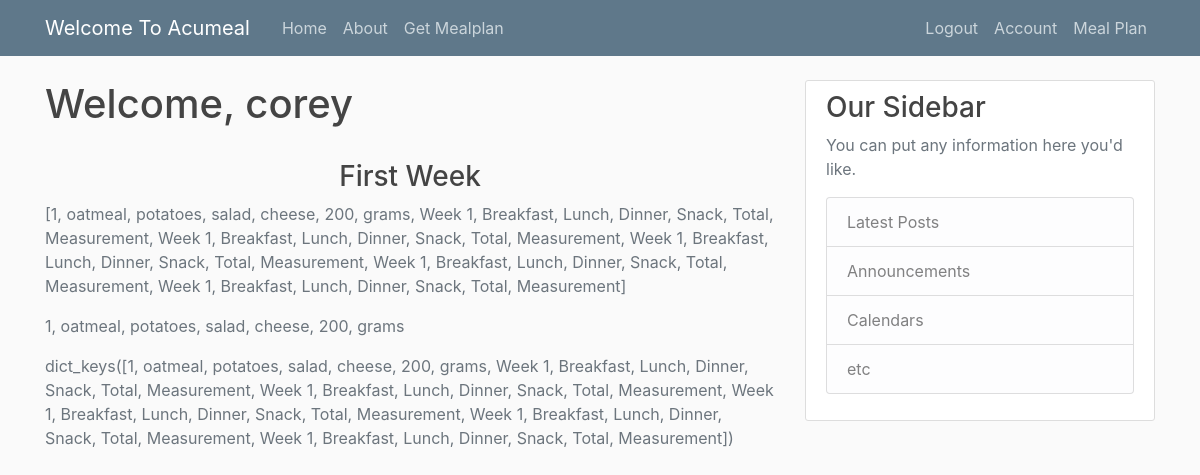
Page /mealplan (signed in) on the committed database.
### flaskapp/models.py (models this page shows, shortened)
class User(db.Model, UserMixin):
    id = db.Column(db.Integer, primary_key=True)
    username = db.Column(db.String(20), unique=True, nullable=False)
    email = db.Column(db.String(120), unique=True, nullable=False)
    image_file = db.Column(db.String(20), nullable=False, default='default.jpg')
    password = db.Column(db.String(60), nullable=False)
    posts = db.relationship('Posts', backref='author', lazy=True) # related to posts: 1 to many relationship
    mealplan = db.relationship('Mealplan', backref='author', lazy=True) # 1 to many relationship with user
    meal = db.relationship('Meal', backref='author', lazy=True)

class Meal(db.Model):
    id = db.Column(db.Integer, primary_key=True)
    week = db.Column(db.String(20), nullable=False)
    breakfast = db.Column(db.String(20), nullable=False)
    lunch = db.Column(db.String(20), nullable=False)
    dinner = db.Column(db.String(20), nullable=False)
    snack = db.Column(db.String(20), nullable=False)
    total = db.Column(db.String(20), nullable=False)
    measurement = db.Column(db.String(20), nullable=False)
    user_id = db.Column(db.Integer, db.ForeignKey('user.id'), nullable=False)
    def __repr__(self):
        return f"{self.week}, {self.breakfast}, {self.lunch}, {self.dinner}, {self.snack}, {self.total}, {self.measurement}"

### flaskapp/routes.py (the view)
@app.route("/mealplan", methods=['GET', 'POST'])
@login_required
def mealplan():
    form = Meal()
    if current_user:
        pass
    breakfast = form.query.first()
    breakfast = form.query.all()
    form = form.query.first()
    hashtable = {}
    extra = []
    for i in breakfast:
        if i not in hashtable:
            hashtable[i] = 1
        else:
            extra.append(i)
    return render_template('mealplan.html', title='Mealplan', form=form, breakfast=breakfast, hash=hashtable.keys())

### flaskapp/models.py (called while the page is built)
@login_manager.user_loader
def load_user(user_id):
    return User.query.get(int(user_id))

### flaskapp/templates/mealplan.html
{% extends "base.html" %}
{% block content %}
          <h2 class="account-heading"> Welcome, {{ current_user.username }}</h2>
        <br>
          <center><strong> <h3 class=''> First Week </h2> </strong> </center>
        <p class="text-secondary">{{ breakfast }}</p>
        <p class="text-secondary">{{ form }}</p>
        <p class="text-secondary">{{ hash }}</p>
{% endblock content %}

### flaskapp/templates/base.html (shortened to what this page needs)
<!DOCTYPE html>
<html>
<head>
    <link rel="stylesheet" href="https://maxcdn.bootstrapcdn.com/bootstrap/4.0.0/css/bootstrap.min.css">
    <link rel="stylesheet" type="text/css" href="{{ url_for('static', filename='main.css') }}">
</head>
<body>
    <header class="site-header">
      <nav class="navbar navbar-expand-md navbar-dark bg-steel fixed-top">
        <div class="container">
          <a class="navbar-brand mr-4" href="/">Welcome To Acumeal</a>
          <div class="collapse navbar-collapse" id="navbarToggle">
            <div class="navbar-nav mr-auto">
              <a class="nav-item nav-link" href="{{ url_for("index")}}">Home</a>
              <a class="nav-item nav-link" href="{{ url_for("about") }}">About</a>
              {% block meal %}<a class="nav-item nav-link" href="{{ url_for("registration") }}">Get Mealplan</a> {% endblock meal %}
            </div>
            <div class="navbar-nav">
            {% if current_user.is_authenticated %}
              <a class="nav-item nav-link" href="{{ url_for("logout") }}">Logout</a>
              <a class="nav-item nav-link" href="{{ url_for("account") }}">Account</a>
              <a class="nav-item nav-link" href="{{ url_for("mealplan") }}">Meal Plan</a>
            {% else %}
              <a class="nav-item nav-link" href="{{ url_for("login") }}">Login</a>
              <a class="nav-item nav-link" href="{{ url_for("registration") }}">Register</a>
            {% endif%}
            </div>
          </div>
        </div>
      </nav>
    </header>
    <main role="main" class="container">
      <div class="row">
        <div class="col-md-8">
          {% block content %}{% endblock %}
        </div>
        <div class="col-md-4">
          <div class="content-section">
            <h3>Our Sidebar</h3>
            <p class='text-muted'>You can put any information here you'd like.
              <ul class="list-group">
                    <li class="list-group-item list-group-item-light">Latest Posts</li>
                    <li class="list-group-item list-group-item-light">Announcements</li>
                    <li class="list-group-item list-group-item-light">Calendars</li>
                    <li class="list-group-item list-group-item-light">etc</li>
              </ul>
            </p>
          </div>
        </div>
      </div>
    </main>
</body>
</html>

### flaskapp/static/main.css (style rules this page uses)
body { background: #fafafa; color: #333333; margin-top: 5rem; }
h1, h2, h3, h4, h5, h6 { color: #444444; }
.bg-steel { background-color: #5f788a; }
.site-header .navbar-nav .nav-link { color: #cbd5db; }
.content-section { background: #ffffff; padding: 10px 20px; border: 1px solid #dddddd; border-radius: 3px; margin-bottom: 20px; }
.account-heading { font-size: 2.5rem; }

### rows in the picture
User: username "corey"
Meal: week+breakfast+lunch "[1, oatmeal, potatoes, salad, cheese, 200, grams, Week 1, Breakfast, Lunch, Dinner, Snack, Total, Measurement, Week 1, Breakfast, Lunch, Dinner, Snack, Total, Measurement, Week 1, Breakfast, Lunch, Dinner, Snack, Total, Measurement, Week 1, Breakfast, Lunch, Dinner, Snack, Total, Measurement, Week 1, Breakfast, Lunch, Dinner, Snack, Total, Measurement]", week+breakfast+lunch "1, oatmeal, potatoes, salad, cheese, 200, grams", week+breakfast+lunch "dict_keys([1, oatmeal, potatoes, salad, cheese, 200, grams, Week 1, Breakfast, Lunch, Dinner, Snack, Total, Measurement, Week 1, Breakfast, Lunch, Dinner, Snack, Total, Measurement, Week 1, Breakfast, Lunch, Dinner, Snack, Total, Measurement, Week 1, Breakfast, Lunch, Dinner, Snack, Total, Measurement, Week 1, Breakfast, Lunch, Dinner, Snack, Total, Measurement])"
